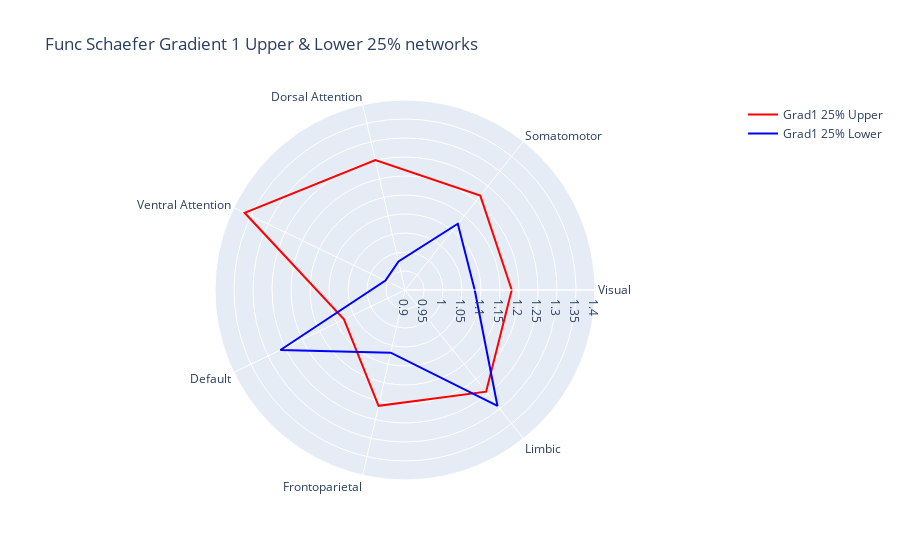

Notebook source saved alongside this figure:
### Code cell
fig = go.Figure()

fig.add_trace(go.Scatterpolar(r=grad1_25_network_df['Grad1 25% Upper'].values.tolist() + grad1_25_network_df['Grad1 25% Upper'].values.tolist()[:1], theta=grad1_25_network_df['networks'].tolist() + grad1_25_network_df['networks'].tolist()[:1], mode = 'lines', line_color = 'red', name='Grad1 25% Upper'))
fig.add_trace(go.Scatterpolar(r=grad1_25_network_df['Grad1 25% Lower'].values.tolist() + grad1_25_network_df['Grad1 25% Lower'].values.tolist()[:1], theta=grad1_25_network_df['networks'].tolist() + grad1_25_network_df['networks'].tolist()[:1], mode = 'lines', line_color = 'blue', name='Grad1 25% Lower'))

fig.update_layout(polar=dict(radialaxis=dict(visible=True,range=[0.9, 1.4])),title = 'Func Schaefer Gradient 1 Upper & Lower 25% networks', showlegend=True)

fig.show()
fig.write_image(fig_path+'Func_Schaefer_Gradient1_Upper&Lower_25%_networks.png')

### Figure 1 — Plotly figure (JSON) as saved in the notebook; plotly's stock layout.template omitted (floating-point values rounded to 4 significant figures)
{"data": [{"line": {"color": "red"}, "mode": "lines", "name": "Grad1 25% Upper", "r": [1.181, 1.218, 1.251, 1.368, 1.078, 1.213, 1.242, 1.181], "theta": ["Visual", "Somatomotor", "Dorsal Attention", "Ventral Attention", "Default", "Frontoparietal", "Limbic", "Visual"], "type": "scatterpolar"}, {"line": {"color": "blue"}, "mode": "lines", "name": "Grad1 25% Lower", "r": [1.083, 1.123, 0.9768, 0.9571, 1.264, 1.069, 1.29, 1.083], "theta": ["Visual", "Somatomotor", "Dorsal Attention", "Ventral Attention", "Default", "Frontoparietal", "Limbic", "Visual"], "type": "scatterpolar"}], "layout": {"autosize": true, "polar": {"angularaxis": {"type": "category"}, "radialaxis": {"autorange": false, "range": [0.9, 1.4], "type": "linear", "visible": true}}, "showlegend": true, "title": {"text": "Func Schaefer Gradient 1 Upper & Lower 25% networks"}}}
